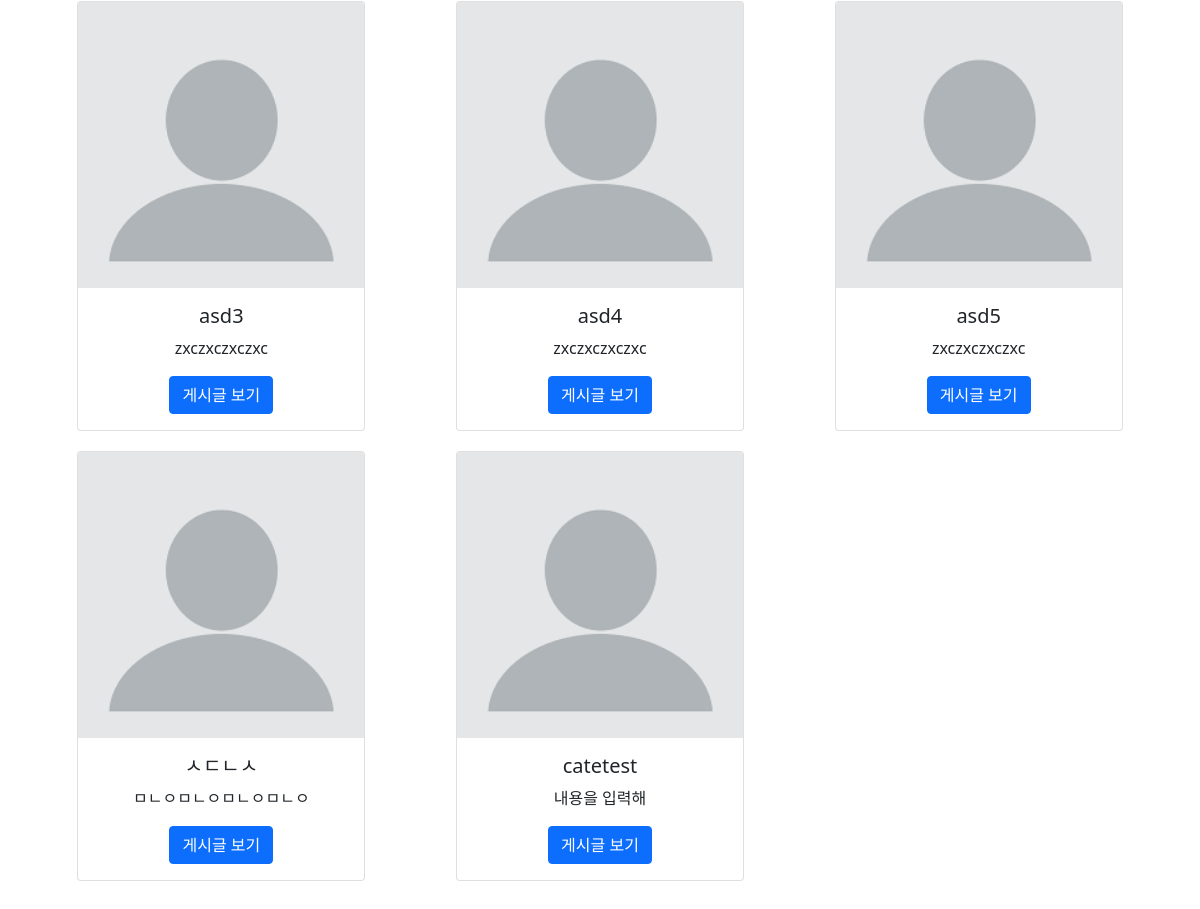
Page /mypage (signed in, lower part) on the earlier database version.
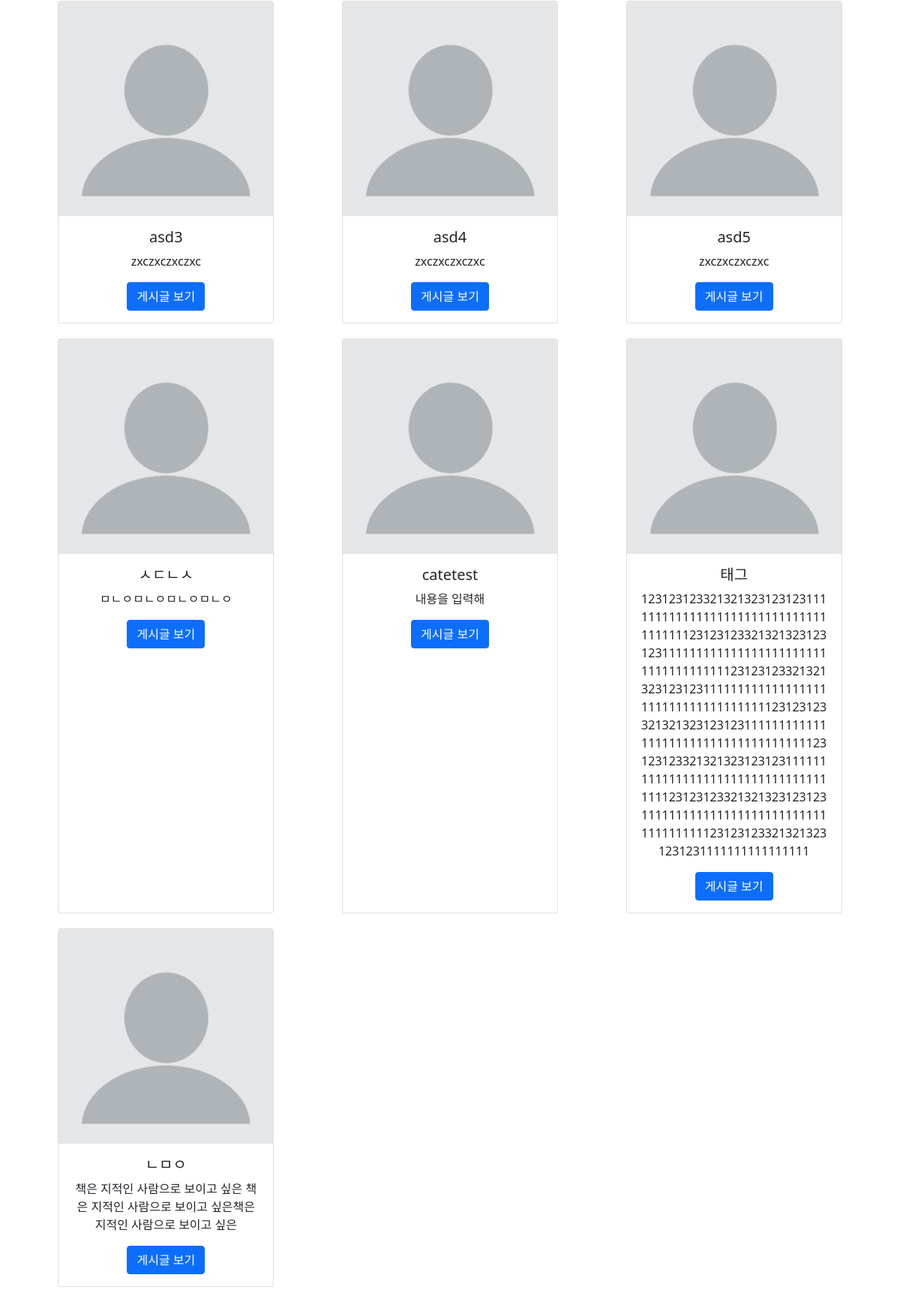
Same page on the later database version.
### tables this page shows
CREATE TABLE `list` (
  `id` int(11) NOT NULL,
  `title` varchar(100) NOT NULL,
  `content` varchar(400) NOT NULL,
  `copy` varchar(50) NOT NULL,
  `cate` varchar(100) NOT NULL,
  `writer` varchar(50) NOT NULL,
  `writedate` datetime NOT NULL DEFAULT current_timestamp(),
  `viewcnt` int(10) NOT NULL DEFAULT 0,
  `sug` int(10) NOT NULL DEFAULT 0,
  `recnt` int(10) NOT NULL DEFAULT 0
);

### src/helper.php (called while the page is built, shortened)
<?php
    function view($page, $list = [], $list1 = [], $list2 = []) {
        require VIEW."/header.php";
        require VIEW."/$page.php";
        exit;
    }

### src/Controller/ViewController.php (called while the page is built, shortened)
<?php
    class ViewController {
        static function mypage() {
            $list = DB::fetchAll("SELECT * FROM list WHERE writer = ?", [$_SESSION['user']->id]);
            $list1 = DB::fetchAll("SELECT l.* FROM
                                   (SELECT * FROM liketable WHERE user_id = ?) AS lt
                                   INNER JOIN list AS l ON l.id = lt.code", [$_SESSION['user']->id]);
            $list2 = DB::fetchAll("SELECT l.* FROM
                                   (SELECT * FROM savetable WHERE user_id = ?) AS st
                                   INNER JOIN list AS l ON l.id = st.code", [$_SESSION['user']->id]);
            view('mypage', $list, $list1, $list2);
        }
    }

### src/web.php (called while the page is built, shortened)
<?php
    Route::start();

### public/index.php (called while the page is built, shortened)
<?php
    require SRC."/helper.php";
    require SRC."/web.php";

### src/App/DB.php (called while the page is built, shortened)
<?php
    class DB {
        static $db = null;
        static function getDB() {
            if(self::$db == null) {
                self::$db = new \PDO("mysql:host=localhost; dbname=geulgwi; charset=utf8mb4", "root", "", [
                    19=>5,
                    3=>2
                ]);
            }
            return self::$db;
        }
        static function query($sql, $data = []) {
            $q = self::getDB()->prepare($sql, $data);
            $q->execute($data);
            return $q;
        }
        static function fetchAll($sql, $data = []) {
            return self::query($sql, $data)->fetchAll();
        }
    }

### src/View/mypage.php (the view, shortened to what this page needs)
<section class="mypage">
    <div class="container mb-5">
        <div class="post">
            <?php foreach($list as $item) : ?>
                <div class="card" style="width: 18rem;">
                    <img src="./profile/profile.png" class="card-img-top" alt="...">
                    <div class="card-body">
                        <h5 class="card-title"><?= $item->title ?></h5>
                        <p class="card-text"><?= $item->content ?></p>
                        <a href="/view?id=<?= $item->id ?>" class="btn btn-primary">게시글 보기</a>
                    </div>
                </div>
            <?php endforeach; ?>
        </div>
    </div>
</section>

### src/App/Route.php (shortened to what this page needs)
<?php
    class Route {
        static $pages = [];
        static function __callStatic($name, $arg) {
            if(strtolower($_SERVER['REQUEST_METHOD']) == $name) {
                self::$pages[] = $arg;
            }
        }
        static function start() {
            $url = explode("?", $_SERVER['REQUEST_URI'])[0];
            foreach(self::$pages as $page) {
                if($url == $page[0]) {
                    $action = explode("@", $page[1]);
                    $con = new $conName();
                    $con->{$action[1]}();
                    exit;
                }
            }
        }
    }

Differences in the rows shown:
added list: title "태그", content "1231231233213213231231231111111111111111111111111111111111111231231233213213231231231111111111111111111111111111111111111231231233213213231231231111111111111111111111111111111111111231231233213213231231231111111111111111111111111111111111111231231233213213231231231111111111111111111111111111111111111231231233213213231231231111111111111111111111111111111111111231231233213213231231231111111111111111"
added list: title "ㄴㅁㅇ", content "책은 지적인 사람으로 보이고 싶은 책은 지적인 사람으로 보이고 싶은책은 지적인 사람으로 보이고 싶은"
